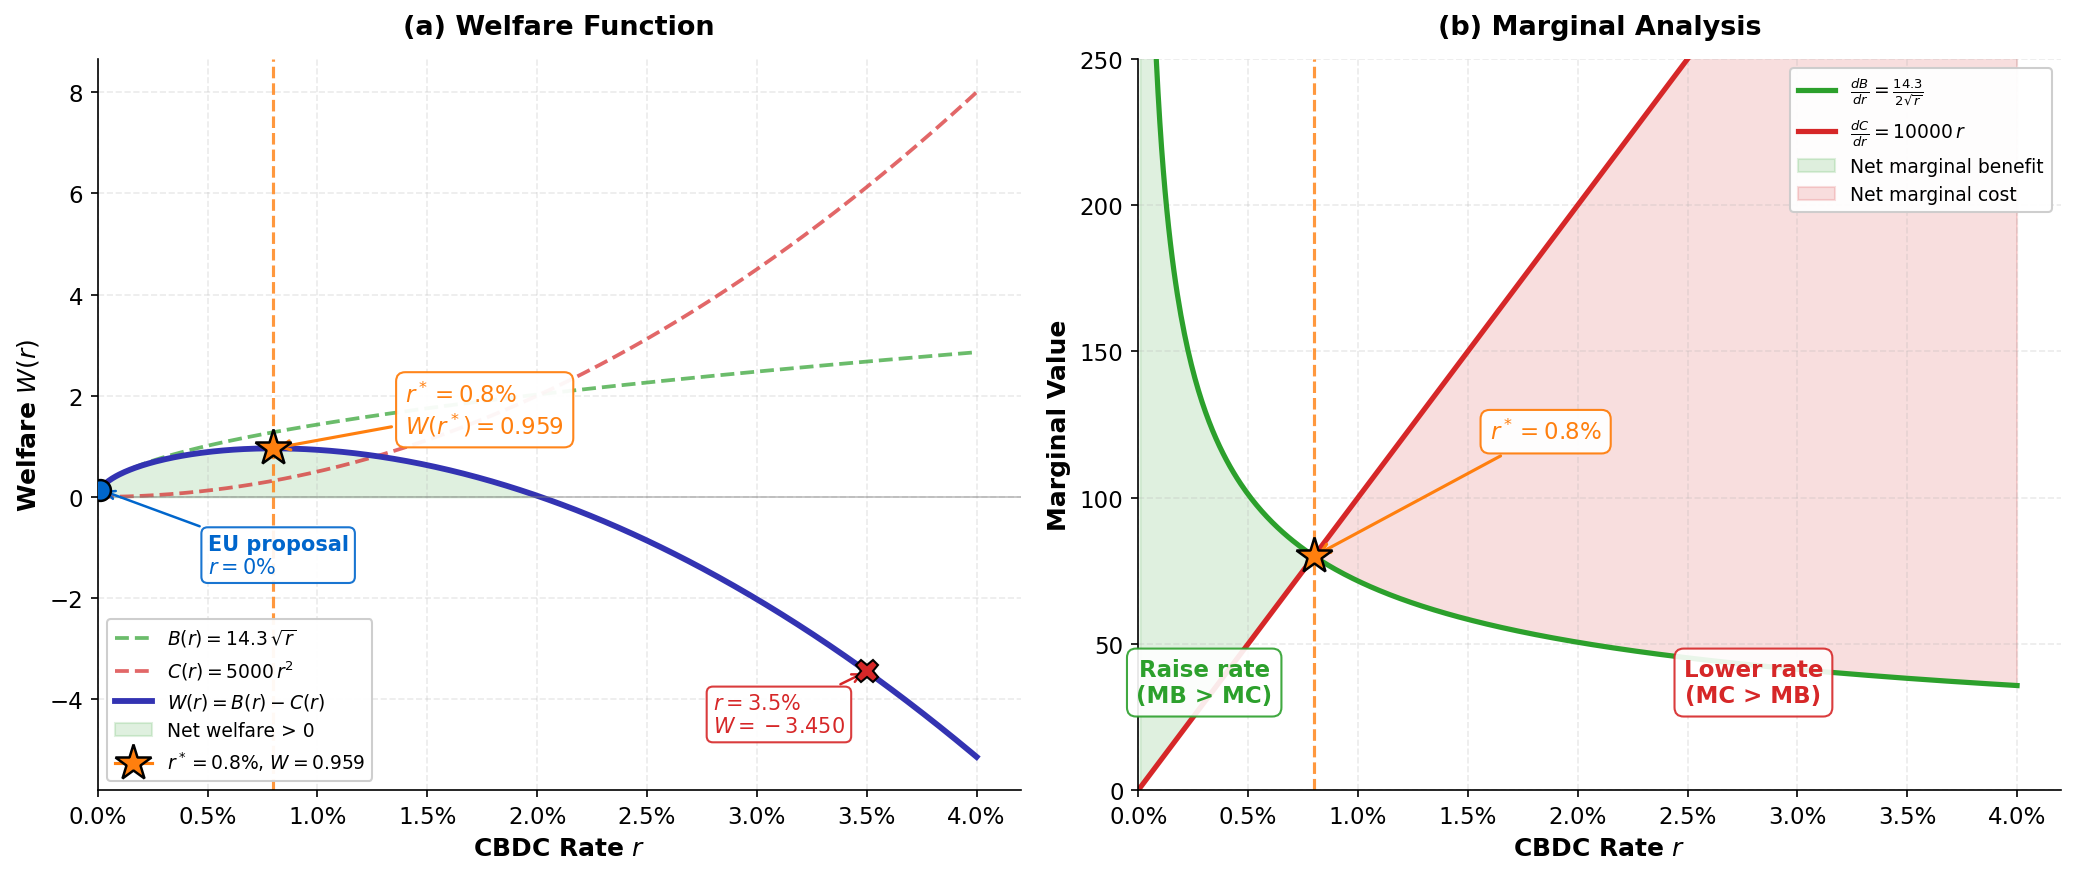

Write the Python code that produced this figure.
r"""Optimal CBDC Interest Rate: Welfare Maximization

Two-panel optimization analysis showing the welfare-maximizing CBDC rate.

Economic Model:
$W(r) = B(r) - C(r)$ where $B(r) = k_1\sqrt{r}$ (GDP + inclusion gains) and
$C(r) = k_2 r^2$ (disintermediation cost). $k_1 = 14.3$, $k_2 = 5000$.
FOC: $\frac{k_1}{2\sqrt{r^*}} = 2k_2 r^*$. Solution: $r^* = 0.008$ (0.8\%).
$W(0.008) = 0.959$, $W(0) = 0$, $W(0.035) = -3.451$.
Based on Barrdear & Kumhof (2022), JEDC 142.
"""
import matplotlib.pyplot as plt
import numpy as np
from matplotlib.ticker import FuncFormatter
from pathlib import Path

# Multi-panel override: comparative statics requires simultaneous visibility

plt.rcParams.update({
    'font.size': 12, 'axes.labelsize': 12, 'axes.titlesize': 13,
    'xtick.labelsize': 11, 'ytick.labelsize': 11, 'legend.fontsize': 10,
    'figure.figsize': (14, 6), 'figure.dpi': 150
})

MLPURPLE = '#3333B2'
MLBLUE = '#0066CC'
MLORANGE = '#FF7F0E'
MLGREEN = '#2CA02C'
MLRED = '#D62728'
MLLAVENDER = '#ADADE0'

# ---------- Parameters ----------
k1 = 14.3
k2 = 5000
r_star = (k1 / (4 * k2)) ** (2 / 3)  # FOC solution: ~0.008

# ---------- Domain ----------
r = np.linspace(0.0001, 0.04, 500)

# ---------- Functions ----------
B = k1 * np.sqrt(r)                     # Benefit: GDP + inclusion gains
C = k2 * r ** 2                          # Cost: bank disintermediation
W = B - C                                # Net welfare

# Marginals
dB_dr = k1 / (2 * np.sqrt(r))           # Marginal benefit (decreasing)
dC_dr = 2 * k2 * r                      # Marginal cost = 10000*r (increasing)

# Key values
W_star = k1 * np.sqrt(r_star) - k2 * r_star ** 2
W_high = k1 * np.sqrt(0.035) - k2 * 0.035 ** 2

# Percentage formatter for x-axes
pct_fmt = FuncFormatter(lambda x, _: f'{x * 100:.1f}%')

# ================================================================
# Panel layout
# ================================================================
fig, (ax1, ax2) = plt.subplots(1, 2, figsize=(14, 6))

# ================================================================
# Panel (a): Welfare Function W(r) = B(r) - C(r)
# ================================================================

# Benefit and Cost as dashed reference curves
ax1.plot(r, B, '--', color=MLGREEN, linewidth=1.8, alpha=0.7,
         label=r'$B(r) = 14.3\,\sqrt{r}$')
ax1.plot(r, C, '--', color=MLRED, linewidth=1.8, alpha=0.7,
         label=r'$C(r) = 5000\,r^2$')

# Welfare curve (main)
ax1.plot(r, W, '-', color=MLPURPLE, linewidth=2.8,
         label=r'$W(r) = B(r) - C(r)$')

# Shade area where W > 0
mask_pos = W > 0
ax1.fill_between(r, W, 0, where=mask_pos, alpha=0.15, color=MLGREEN,
                 label='Net welfare > 0')

# Optimal rate r* vertical dashed line
ax1.axvline(x=r_star, color=MLORANGE, linestyle='--', linewidth=1.5, alpha=0.8)

# Optimal point star marker
ax1.plot(r_star, W_star, marker='*', markersize=18, color=MLORANGE,
         markeredgecolor='black', markeredgewidth=1.2, zorder=5,
         label=f'$r^* = {r_star * 100:.1f}\\%$, $W = {W_star:.3f}$')

# Annotate W(r*) clearly
ax1.annotate(f'$r^* = {r_star * 100:.1f}\\%$\n$W(r^*) = {W_star:.3f}$',
             xy=(r_star, W_star),
             xytext=(r_star + 0.006, W_star + 0.3),
             fontsize=11, fontweight='bold', color=MLORANGE,
             arrowprops=dict(arrowstyle='->', color=MLORANGE, lw=1.5),
             bbox=dict(boxstyle='round,pad=0.4', facecolor='white',
                       edgecolor=MLORANGE, alpha=0.95))

# EU proposal at r = 0%
ax1.plot(0.0001, k1 * np.sqrt(0.0001) - k2 * 0.0001 ** 2,
         marker='o', markersize=10, color=MLBLUE, markeredgecolor='black',
         markeredgewidth=1.2, zorder=5)
ax1.annotate('EU proposal\n$r = 0\\%$',
             xy=(0.0001, k1 * np.sqrt(0.0001)),
             xytext=(0.005, -1.5),
             fontsize=10, color=MLBLUE, fontweight='bold',
             arrowprops=dict(arrowstyle='->', color=MLBLUE, lw=1.2),
             bbox=dict(boxstyle='round,pad=0.3', facecolor='white',
                       edgecolor=MLBLUE, alpha=0.9))

# High-rate cost dominance at r = 3.5%
ax1.plot(0.035, W_high, marker='X', markersize=11, color=MLRED,
         markeredgecolor='black', markeredgewidth=1.0, zorder=5)
ax1.annotate(f'$r = 3.5\\%$\n$W = {W_high:.3f}$',
             xy=(0.035, W_high),
             xytext=(0.028, W_high - 1.2),
             fontsize=10, color=MLRED, fontweight='bold',
             arrowprops=dict(arrowstyle='->', color=MLRED, lw=1.2),
             bbox=dict(boxstyle='round,pad=0.3', facecolor='white',
                       edgecolor=MLRED, alpha=0.9))

# Zero line
ax1.axhline(y=0, color='grey', linewidth=0.8, linestyle='-', alpha=0.5)

# Formatting
ax1.set_xlabel('CBDC Rate $r$', fontweight='bold')
ax1.set_ylabel('Welfare $W(r)$', fontweight='bold')
ax1.set_title('(a) Welfare Function', fontweight='bold', pad=12)
ax1.xaxis.set_major_formatter(pct_fmt)
ax1.set_xlim(0, 0.042)
ax1.legend(loc='lower left', framealpha=0.95, fontsize=9)
ax1.grid(True, alpha=0.25, linestyle='--')
for spine in ['top', 'right']:
    ax1.spines[spine].set_visible(False)

# ================================================================
# Panel (b): Marginal Analysis -- dB/dr vs dC/dr
# ================================================================

# Marginal benefit (decreasing hyperbola)
ax2.plot(r, dB_dr, '-', color=MLGREEN, linewidth=2.5,
         label=r'$\frac{dB}{dr} = \frac{14.3}{2\sqrt{r}}$')

# Marginal cost (increasing line)
ax2.plot(r, dC_dr, '-', color=MLRED, linewidth=2.5,
         label=r'$\frac{dC}{dr} = 10000\,r$')

# Shade regions
# Left of r*: net marginal benefit (green)
mask_left = r <= r_star
ax2.fill_between(r[mask_left], dB_dr[mask_left], dC_dr[mask_left],
                 alpha=0.15, color=MLGREEN, label='Net marginal benefit')

# Right of r*: net marginal cost (red)
mask_right = r >= r_star
ax2.fill_between(r[mask_right], dB_dr[mask_right], dC_dr[mask_right],
                 alpha=0.15, color=MLRED, label='Net marginal cost')

# Intersection marker
dB_at_star = k1 / (2 * np.sqrt(r_star))
ax2.plot(r_star, dB_at_star, marker='*', markersize=18, color=MLORANGE,
         markeredgecolor='black', markeredgewidth=1.2, zorder=5)

# Optimal rate vertical line
ax2.axvline(x=r_star, color=MLORANGE, linestyle='--', linewidth=1.5, alpha=0.8)

# Annotate intersection
ax2.annotate(f'$r^* = {r_star * 100:.1f}\\%$',
             xy=(r_star, dB_at_star),
             xytext=(r_star + 0.008, dB_at_star + 40),
             fontsize=11, fontweight='bold', color=MLORANGE,
             arrowprops=dict(arrowstyle='->', color=MLORANGE, lw=1.5),
             bbox=dict(boxstyle='round,pad=0.4', facecolor='white',
                       edgecolor=MLORANGE, alpha=0.95))

# Region labels
ax2.text(0.003, 30, 'Raise rate\n(MB > MC)', fontsize=11, fontweight='bold',
         color=MLGREEN, ha='center',
         bbox=dict(boxstyle='round,pad=0.4', facecolor='white',
                   edgecolor=MLGREEN, alpha=0.9))

ax2.text(0.028, 30, 'Lower rate\n(MC > MB)', fontsize=11, fontweight='bold',
         color=MLRED, ha='center',
         bbox=dict(boxstyle='round,pad=0.4', facecolor='white',
                   edgecolor=MLRED, alpha=0.9))

# Formatting
ax2.set_xlabel('CBDC Rate $r$', fontweight='bold')
ax2.set_ylabel('Marginal Value', fontweight='bold')
ax2.set_title('(b) Marginal Analysis', fontweight='bold', pad=12)
ax2.xaxis.set_major_formatter(pct_fmt)
ax2.set_xlim(0, 0.042)
ax2.set_ylim(0, 250)
ax2.legend(loc='upper right', framealpha=0.95, fontsize=9)
ax2.grid(True, alpha=0.25, linestyle='--')
for spine in ['top', 'right']:
    ax2.spines[spine].set_visible(False)

# ================================================================
# Save
# ================================================================
plt.tight_layout()

out_dir = Path(__file__).parent
plt.savefig(out_dir / 'chart.pdf', dpi=300, bbox_inches='tight')
plt.savefig(out_dir / 'chart.png', dpi=150, bbox_inches='tight')
plt.close()
print("Chart saved to chart.pdf and chart.png")
